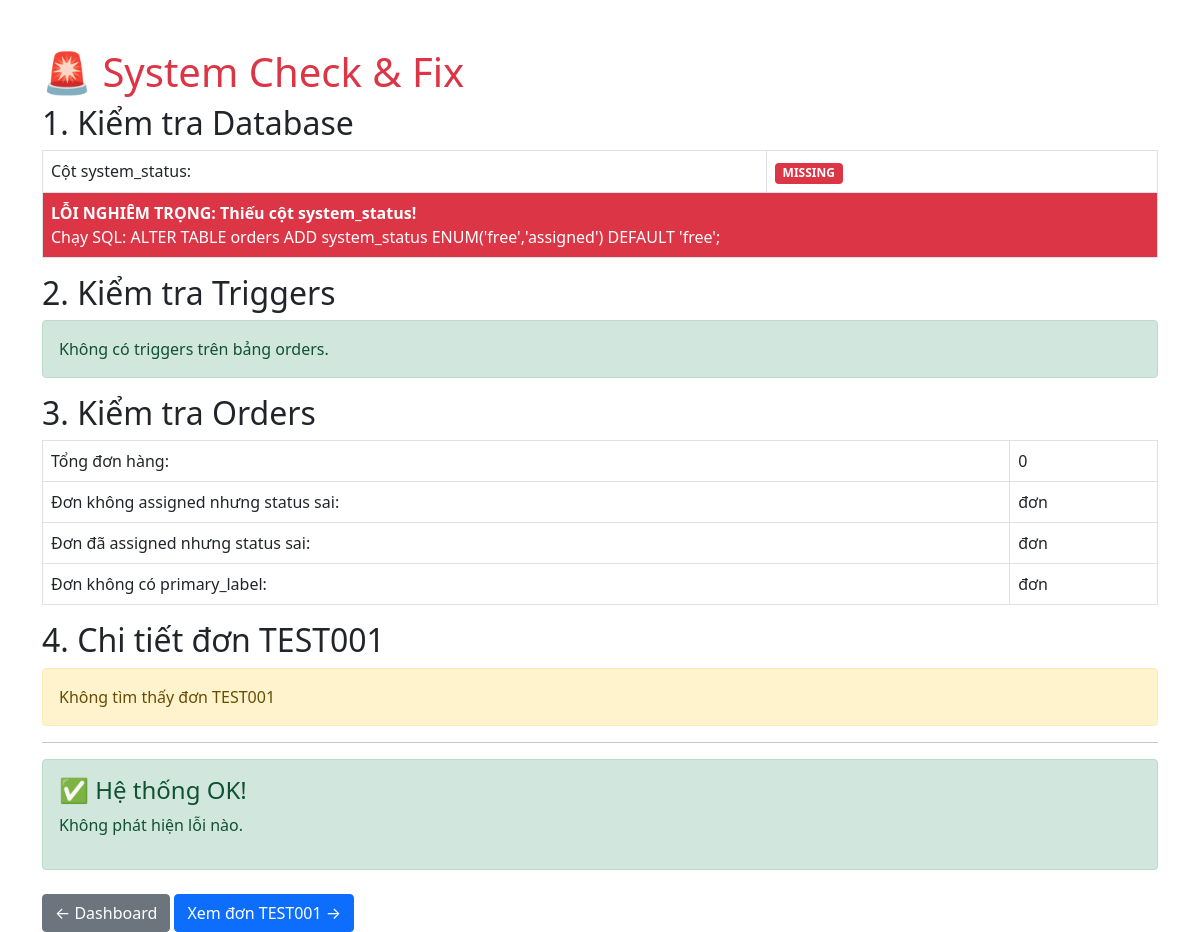
The page /debug-order.php (signed in) on the database as committed earlier.
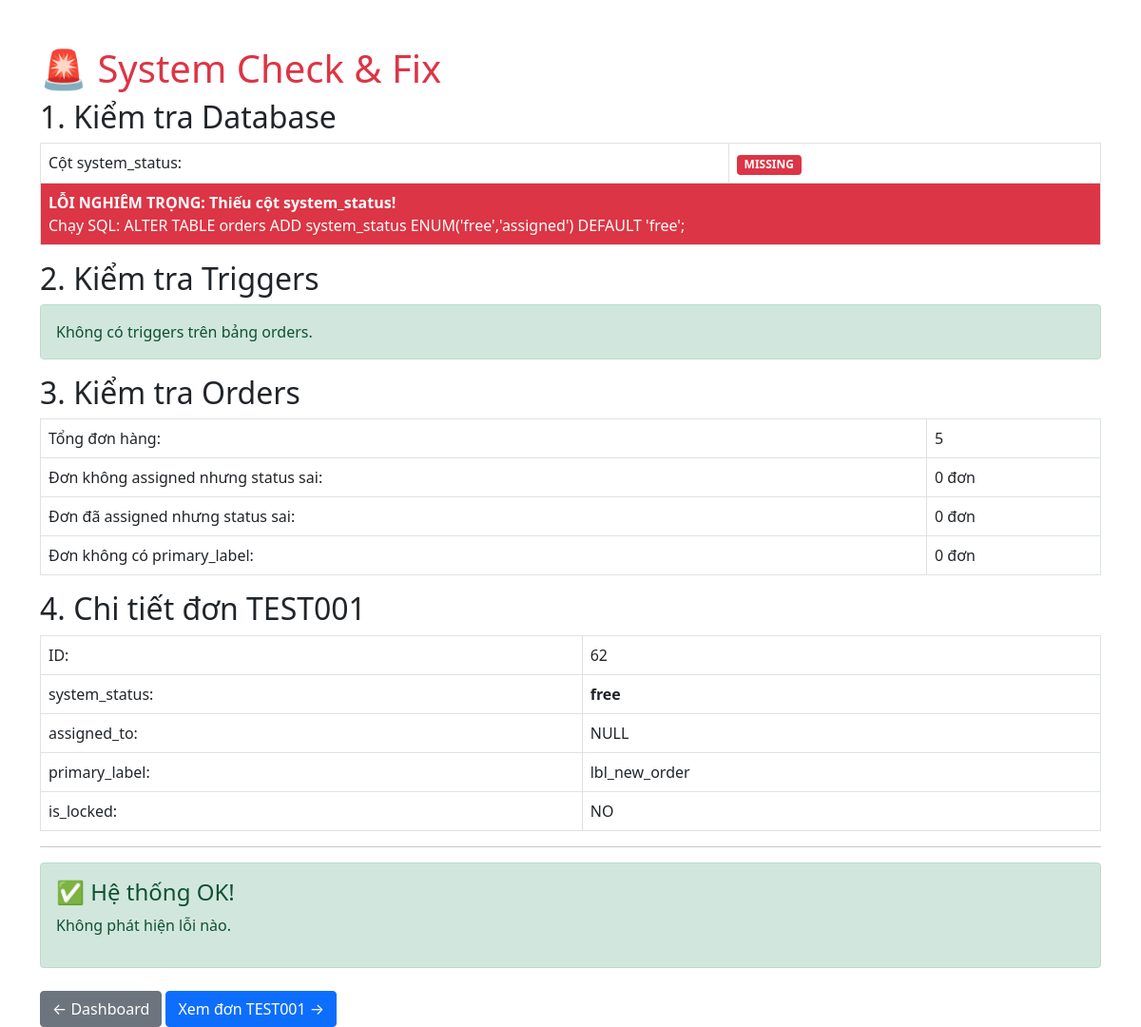
The same page on the database as committed later.
### tables this page shows
CREATE TABLE `orders` (
  `id` int(10) UNSIGNED NOT NULL,
  `woo_order_id` int(10) UNSIGNED DEFAULT NULL COMMENT 'ID đơn hàng từ WooCommerce (NULL nếu tạo thủ công)',
  `order_number` varchar(50) NOT NULL COMMENT 'Mã đơn hàng',
  `customer_name` varchar(100) NOT NULL,
  `customer_phone` varchar(20) NOT NULL,
  `customer_email` varchar(100) DEFAULT NULL,
  `customer_address` text DEFAULT NULL,
  `total_amount` decimal(15,2) NOT NULL DEFAULT 0.00,
  `currency` varchar(10) DEFAULT 'VND',
  `payment_method` varchar(50) DEFAULT NULL,
  `products` longtext DEFAULT NULL COMMENT 'Danh sách sản phẩm (JSON)' CHECK (json_valid(`products`)),
  `customer_notes` text DEFAULT NULL COMMENT 'Ghi chú của khách',
  `system_status` enum('free','assigned') NOT NULL DEFAULT 'free',
  `primary_label` varchar(50) DEFAULT NULL,
  `assigned_to` int(10) UNSIGNED DEFAULT NULL COMMENT 'ID nhân viên được gán',
  `manager_id` int(10) UNSIGNED DEFAULT NULL COMMENT 'ID manager đang giám sát đơn',
  `assigned_at` datetime DEFAULT NULL COMMENT 'Thời gian gán',
  `call_count` int(10) UNSIGNED DEFAULT 0,
  `last_call_at` datetime DEFAULT NULL,
  `callback_time` datetime DEFAULT NULL,
  `source` enum('woocommerce','manual') NOT NULL DEFAULT 'woocommerce' COMMENT 'Nguồn đơn hàng',
  `created_by` int(10) UNSIGNED DEFAULT NULL COMMENT 'ID nhân viên tạo đơn thủ công',
  `approval_status` varchar(50) DEFAULT NULL,
  `approved_by` int(10) UNSIGNED DEFAULT NULL COMMENT 'ID admin duyệt đơn',
  `approved_at` datetime DEFAULT NULL,
  `woo_created_at` datetime DEFAULT NULL COMMENT 'Thời gian tạo đơn trên WooCommerce',
  `created_at` datetime DEFAULT current_timestamp(),
  `updated_at` datetime DEFAULT current_timestamp() ON UPDATE current_timestamp(),
  `completed_at` datetime DEFAULT NULL,
  `is_locked` tinyint(1) DEFAULT 0 COMMENT 'Đơn hàng đã khóa sau khi xử lý xong',
  `locked_at` datetime DEFAULT NULL COMMENT 'Thời gian khóa đơn hàng',
  `locked_by` int(10) UNSIGNED DEFAULT NULL COMMENT 'Người khóa đơn hàng',
  `deleted_at` timestamp NULL DEFAULT NULL,
  `version` int(11) NOT NULL DEFAULT 1
);

### functions.php (called while the page is built, shortened)
<?php
function get_db_connection() {
    static $pdo = null;
    if ($pdo === null) {
        try {
            $dsn = "mysql:host=" . DB_HOST . ";dbname=" . DB_NAME . ";charset=" . DB_CHARSET;
            $options = [
                PDO::ATTR_ERRMODE => PDO::ERRMODE_EXCEPTION,
                PDO::ATTR_DEFAULT_FETCH_MODE => PDO::FETCH_ASSOC,
                PDO::ATTR_EMULATE_PREPARES => false,
            ];
            $pdo = new PDO($dsn, DB_USER, DB_PASS, $options);
        } catch (PDOException $e) {
            die('Database connection failed: ' . $e->getMessage());
        }
    }
    return $pdo;
}
function db_query($sql, $params = []) {
    $pdo = get_db_connection();
    $stmt = $pdo->prepare($sql);
    $stmt->execute($params);
    return $stmt;
}
function db_get_row($sql, $params = []) {
    $stmt = db_query($sql, $params);
    return $stmt->fetch(PDO::FETCH_ASSOC);
}
function db_get_results($sql, $params = []) {
    $stmt = db_query($sql, $params);
    return $stmt->fetchAll(PDO::FETCH_ASSOC);
}
function db_get_var($sql, $params = []) {
    $stmt = db_query($sql, $params);
    return $stmt->fetchColumn();
}

### debug-order.php (the view, shortened to what the changed rows need)
<?php
require_once 'functions.php';
$action = $_GET['action'] ?? '';
?>
<!DOCTYPE html>
<html>
<head>
    <link rel="stylesheet" href="https://cdn.jsdelivr.net/npm/bootstrap@5.1.3/dist/css/bootstrap.min.css">
</head>
<body>
<div class="container mt-5">
    <h1 class="text-danger">🚨 System Check & Fix</h1>
    <?php if ($action == 'fix_all'): ?>
        <div class="alert alert-warning">
            <h4>Đang sửa toàn bộ hệ thống...</h4>
        </div>
        <?php
        echo "<p>1. Xóa triggers cũ...</p>";
        db_query("DROP TRIGGER IF EXISTS validate_system_status_insert");
        db_query("DROP TRIGGER IF EXISTS validate_system_status_update");
        echo "<p class='text-success'>✓ Đã xóa triggers cũ</p>";
        echo "<p>2. Sửa system_status cho tất cả đơn hàng...</p>";
        $fixed1 = db_query("
            UPDATE orders
            SET system_status = 'assigned'
            WHERE assigned_to IS NOT NULL
              AND system_status != 'assigned'
        ");
        $fixed2 = db_query("
            UPDATE orders
            SET system_status = 'free'
            WHERE assigned_to IS NULL
              AND system_status != 'free'
        ");
        echo "<p class='text-success'>✓ Đã sửa system_status</p>";
        echo "<p>3. Đảm bảo tất cả đơn có primary_label...</p>";
        db_query("
            UPDATE orders
            SET primary_label = 'lbl_new_order'
            WHERE primary_label IS NULL OR primary_label = ''
        ");
        echo "<p class='text-success'>✓ Đã set primary_label mặc định</p>";
        echo "<p>4. Tạo nhãn hệ thống nếu chưa có...</p>";
        db_query("
            INSERT IGNORE INTO order_labels
            (label_key, label_name, label_value, color, icon, sort_order, is_system)
            VALUES
            ('free', '[Kho chung] Chưa phân công', 0, '#6c757d', 'fa-inbox', -9999, 1),
            ('lbl_new_order', 'Đơn mới', 0, '#17a2b8', 'fa-plus-circle', 0, 0),
            ('lbl_processing', 'Đang xử lý', 0, '#ffc107', 'fa-spinner', 1, 0),
            ('lbl_confirmed', 'Đã xác nhận', 0, '#28a745', 'fa-check', 2, 0),
            ('lbl_completed', 'Hoàn thành', 1, '#28a745', 'fa-check-circle', 9999, 0),
            ('lbl_cancelled', 'Đã hủy', 0, '#dc3545', 'fa-times-circle', 9998, 0)
        ");
        echo "<p class='text-success'>✓ Đã tạo nhãn hệ thống</p>";
        echo "<p>5. Sửa đơn TEST001...</p>";
        db_query("
            UPDATE orders
            SET system_status = 'free',
                assigned_to = NULL,
                assigned_at = NULL,
                is_locked = 0,
                primary_label = 'lbl_new_order'
            WHERE order_number = 'TEST001'
        ");
        echo "<p class='text-success'>✓ Đã reset đơn TEST001</p>";
        echo "<div class='alert alert-success mt-3'>
            <h4>✅ ĐÃ SỬA XONG!</h4>
            <p>Hệ thống đã được sửa hoàn toàn. Vui lòng test lại các chức năng.</p>
            <a href='order-detail.php?id=1' class='btn btn-primary'>Test với đơn TEST001</a>
        </div>";
        ?>
    <?php else: ?>
        <h2>1. Kiểm tra Database</h2>
        <?php
        $has_system_status = db_get_var("
            SELECT COUNT(*)
            FROM information_schema.COLUMNS
            WHERE TABLE_SCHEMA = ?
              AND TABLE_NAME = 'orders'
              AND COLUMN_NAME = 'system_status'
        ", [DB_NAME]);
        ?>
        <table class="table table-bordered">
            <tr>
                <td>Cột system_status:</td>
                <td><?php echo $has_system_status ?
                    '<span class="badge bg-success">OK</span>' :
                    '<span class="badge bg-danger">MISSING</span>'; ?>
                </td>
            </tr>
            <?php if (!$has_system_status): ?>
            <tr>
                <td colspan="2" class="bg-danger text-white">
                    <strong>LỖI NGHIÊM TRỌNG: Thiếu cột system_status!</strong><br>
                    Chạy SQL: ALTER TABLE orders ADD system_status ENUM('free','assigned') DEFAULT 'free';
                </td>
            </tr>
            <?php endif; ?>
        </table>
        <h2>2. Kiểm tra Triggers</h2>
        <?php
        $triggers = db_get_results("SHOW TRIGGERS");
        $order_triggers = array_filter($triggers, function($t) {
            return isset($t['Table']) && $t['Table'] == 'orders';
        });
        ?>
        <?php if (!empty($order_triggers)): ?>
        <div class="alert alert-warning">
            <strong>Phát hiện Triggers trên bảng orders:</strong>
            <ul>
            <?php foreach ($order_triggers as $trigger): ?>
                <li><?php echo $trigger['Trigger'] ?? 'Unknown'; ?>
                    (<?php echo $trigger['Event'] ?? ''; ?>)
                </li>
            <?php endforeach; ?>
            </ul>
            <p><strong>Triggers này có thể gây lỗi logic!</strong></p>
        </div>
        <?php else: ?>
        <div class="alert alert-success">
            Không có triggers trên bảng orders.
        </div>
        <?php endif; ?>
        <h2>3. Kiểm tra Orders</h2>
        <?php
        $issues = db_get_results("
            SELECT
                COUNT(*) as total,
                SUM(CASE WHEN assigned_to IS NULL AND system_status != 'free' THEN 1 ELSE 0 END) as wrong_free,
                SUM(CASE WHEN assigned_to IS NOT NULL AND system_status != 'assigned' THEN 1 ELSE 0 END) as wrong_assigned,
                SUM(CASE WHEN primary_label IS NULL OR primary_label = '' THEN 1 ELSE 0 END) as no_label
            FROM orders
        ");
        $issue = $issues[0];
        ?>
        <table class="table table-bordered">
            <tr>
                <td>Tổng đơn hàng:</td>
                <td><?php echo $issue['total']; ?></td>
            </tr>
            <tr class="<?php echo $issue['wrong_free'] > 0 ? 'table-danger' : ''; ?>">
                <td>Đơn không assigned nhưng status sai:</td>
                <td><?php echo $issue['wrong_free']; ?> đơn</td>
            </tr>
            <tr class="<?php echo $issue['wrong_assigned'] > 0 ? 'table-danger' : ''; ?>">
                <td>Đơn đã assigned nhưng status sai:</td>
                <td><?php echo $issue['wrong_assigned']; ?> đơn</td>
            </tr>
            <tr class="<?php echo $issue['no_label'] > 0 ? 'table-warning' : ''; ?>">
                <td>Đơn không có primary_label:</td>
                <td><?php echo $issue['no_label']; ?> đơn</td>
            </tr>
        </table>
        <h2>4. Chi tiết đơn TEST001</h2>
        <?php
        $test_order = db_get_row("
            SELECT * FROM orders WHERE order_number = 'TEST001'
        ");
        if ($test_order):
        ?>
        <table class="table table-bordered">
            <tr>
                <td>ID:</td>
                <td><?php echo $test_order['id']; ?></td>
            </tr>
            <tr class="<?php echo !$test_order['assigned_to'] && $test_order['system_status'] != 'free' ? 'table-danger' : ''; ?>">
                <td>system_status:</td>
                <td><strong><?php echo $test_order['system_status']; ?></strong></td>
            </tr>
            <tr>
                <td>assigned_to:</td>
                <td><?php echo $test_order['assigned_to'] ?: 'NULL'; ?></td>
            </tr>
            <tr>
                <td>primary_label:</td>
                <td><?php echo $test_order['primary_label'] ?: 'NULL'; ?></td>
            </tr>
            <tr>
                <td>is_locked:</td>
                <td><?php echo $test_order['is_locked'] ? 'YES' : 'NO'; ?></td>
            </tr>
        </table>
        <?php else: ?>
        <div class="alert alert-warning">Không tìm thấy đơn TEST001</div>
        <?php endif; ?>
        <hr>
        <?php
        $has_issues = $issue['wrong_free'] > 0 ||
                     $issue['wrong_assigned'] > 0 ||
                     $issue['no_label'] > 0 ||
                     !empty($order_triggers);
        ?>
        <?php if ($has_issues): ?>
        <div class="alert alert-danger">
            <h4>⚠️ PHÁT HIỆN LỖI HỆ THỐNG!</h4>
            <p>Click nút bên dưới để sửa tất cả lỗi:</p>
            <a href="?action=fix_all" class="btn btn-danger btn-lg"
               onclick="return confirm('SỬA TOÀN BỘ HỆ THỐNG?\n\nQuá trình này sẽ:\n1. Xóa triggers\n2. Sửa system_status\n3. Reset đơn TEST001\n\nBạn chắc chắn?')">
                🔧 SỬA TẤT CẢ LỖI NGAY
            </a>
        </div>
        <?php else: ?>
        <div class="alert alert-success">
            <h4>✅ Hệ thống OK!</h4>
            <p>Không phát hiện lỗi nào.</p>
        </div>
        <?php endif; ?>
    <?php endif; ?>
    <div class="mt-4">
        <a href="dashboard.php" class="btn btn-secondary">← Dashboard</a>
        <a href="order-detail.php?id=<?php echo $test_order['id'] ?? 1; ?>" class="btn btn-primary">
        </a>
    </div>
</div>
</body>
</html>

Rows that differ between the two databases and show on the page:
added orders: id "62", system_status "free", assigned_to "NULL", primary_label "lbl_new_order"
Other text that changed with them:
$issue['total']: "0" → "5"
$issue['wrong_free']: (not shown) → "0"
$issue['wrong_assigned']: (not shown) → "0"
$issue['no_label']: (not shown) → "0"
text no longer shown: "Không tìm thấy đơn TEST001"
text now shown: "ID: system_status: assigned_to: primary_label: is_locked: NO"
